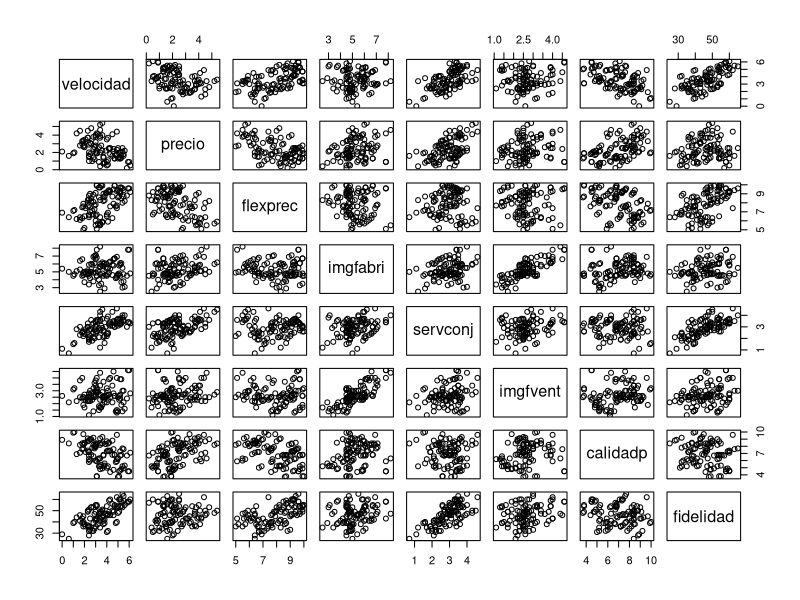
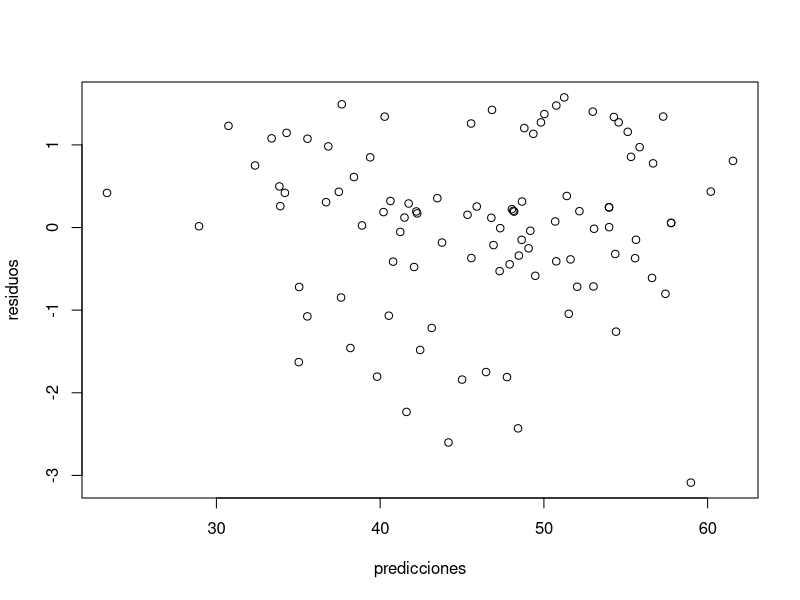
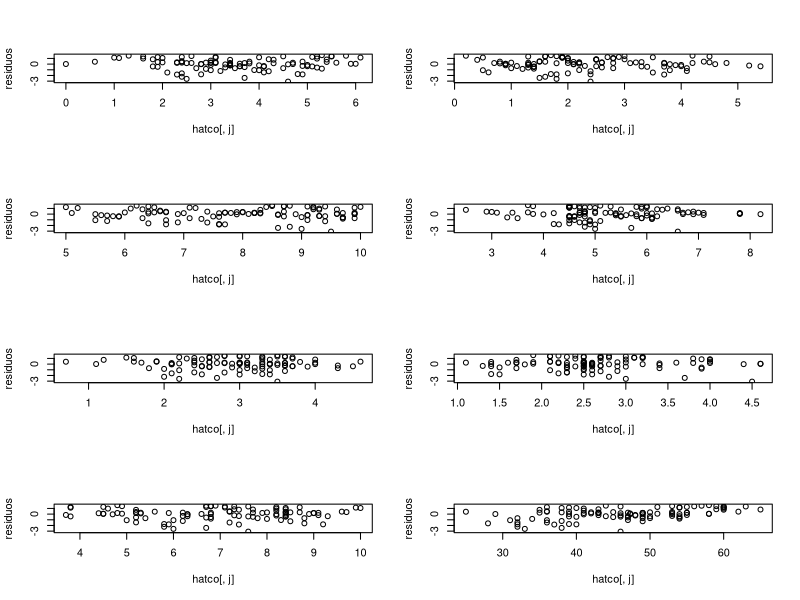
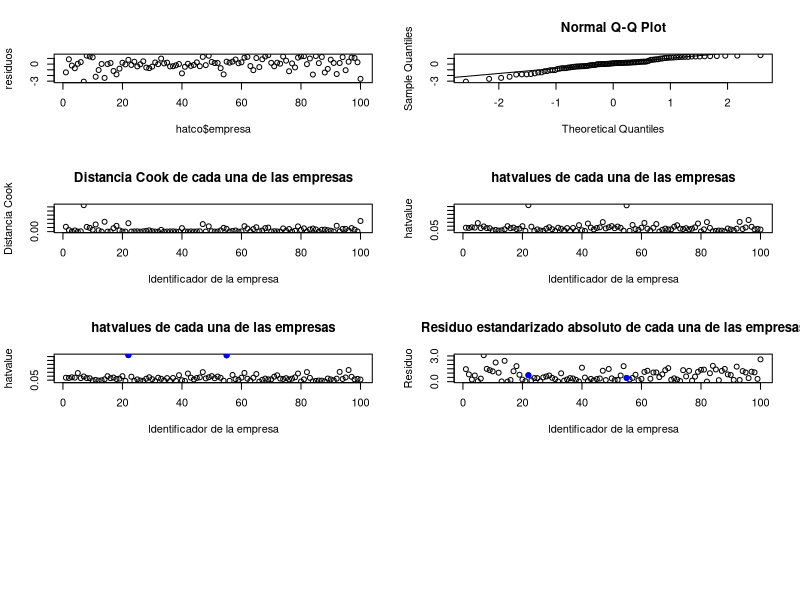

Here is the R script that generated these plots, in order:
## ---- chunk 1
hatco <- read.csv("hatco2.csv", header = TRUE, as.is = NA)
## ---- chunk 2
head(hatco, 10)
## ---- chunk 3
str(hatco)
## ---- chunk 4
plot(hatco[,c(6:13)])
## ---- chunk 5
mod1 <- lm(fidelidad~velocidad+precio+flexprec+imgfabri+servconj+imgfvent+calidadp, hatco)
mod1
## ---- chunk 6
print(summary(mod1))
## ---- chunk 7
anovares <- anova(mod1)
anovares
## ---- chunk 8
residuos <- rstandard(mod1)
predicciones <- mod1$fitted.values #' Las predicciones ya nos las da el objeto devuelto por lm
## ---- chunk 9
plot(predicciones, residuos)
## ---- chunk 10
par(mfrow=c(4,2))
for(j in 6:13){
  plot(hatco[, j], residuos)
}
## ---- chunk 11
plot(hatco$empresa, residuos)
## ---- chunk 12
# TODO -- no consigo instalar esta libreria
# library(lmtest)
# dwtest(modelo)
## ---- chunk 13
# Tomamos la media y desviacion de los residuos, porque estos parametros son necesarios para la
# funcion ks.test. Si no pasamos estos parametros, se supone media cero y desviacion 1
# Notar que deberian ser media cero y desviacion uno porque son residuos estandarizados. Pero tomamos
# estos valores por si han ocurrido errores numericos, paliarlos un poco
residuos.mean <- mean(residuos)
residuos.sd <- sd(residuos)


# Especificamos "pnorm" porque es la cdf de la distribucion con la que queremos comprobar
ks.test(residuos, "pnorm", residuos.mean, residuos.sd)
## ---- chunk 14
residuos.mean
residuos.sd
## ---- chunk 15
qqnorm(residuos)

# Usamos qqline para mostrar la linea que deberia seguir los datos para que al distribucion
# siguiese realmente una distribucion normal
qqline(residuos)
## ---- chunk 16
# Esta libreria no viene instalada por defecto, asi que hay que instalarla
# antes de usarla antes de usarla
# TODO -- descomentar cuando tenga instalada la libreria
# library(car)
## ---- chunk 17
# Selecciono aquellas filas que cumplen la condicion buscada
empresas_anomalas <- hatco[abs(residuos) > 2.5, ]$empresa
empresas_anomalas
## ---- chunk 18
# Selecciono aquellas filas que cumplen la condicion buscada
empresas_anomalas <- hatco[abs(residuos) > 2, ]$empresa
empresas_anomalas
## ---- chunk 19
distancias <- cooks.distance(mod1)
plot(
     hatco$empresa, distancias,
     main = "Distancia Cook de cada una de las empresas",
     ylab = "Distancia Cook",
     xlab = "Identificador de la empresa"
)
## ---- chunk 20
empresas_distancias_anomalas <- hatco[distancias > 0.05, ]$empresa
empresas_distancias_anomalas
## ---- chunk 21
# TODO -- descomentar cuando consiga instalar la libreria
# library(car)
# influenceIndexPlot(mod1)
## ---- chunk 22
hatvalues <- hatvalues(mod1)
plot(
    hatco$empresa, hatvalues,
    main = "hatvalues de cada una de las empresas",
    ylab = "hatvalue",
    xlab = "Identificador de la empresa"
)
## ---- chunk 23
empresas_hatvalues_anomalos <- hatco[hatvalues > 0.35, ]$empresa
empresas_hatvalues_anomalos
## ---- chunk 24
# Muestro graficamente estas empresas anomalas
plot(
    hatco$empresa, hatvalues,
    main = "hatvalues de cada una de las empresas",
    ylab = "hatvalue",
    xlab = "Identificador de la empresa"
)

# pch = 21 es para que el circulo salga rellenado y no vacio
points(empresas_hatvalues_anomalos, hatvalues[empresas_hatvalues_anomalos], col = "blue", pch = 19)
## ---- chunk 25
residuos_empresas_muy_influyentes <- residuos[empresas_hatvalues_anomalos]
residuos_empresas_muy_influyentes
## ---- chunk 26
# Muestro los residuos de todas las empresas
plot(
    hatco$empresa, abs(residuos),
    main = "Residuo estandarizado absoluto de cada una de las empresas",
    ylab = "Residuo",
    xlab = "Identificador de la empresa"
)

# Ahora localizo las dos empresas que estamos estudiando
# pch = 21 es para que el circulo salga rellenado y no vacio
points(
    empresas_hatvalues_anomalos, abs(residuos[empresas_hatvalues_anomalos]),
    col = "blue", pch = 19
)
